Frame 1 (no input): blank canvas, image omitted
Frame 60 (no input): blank canvas, image omitted
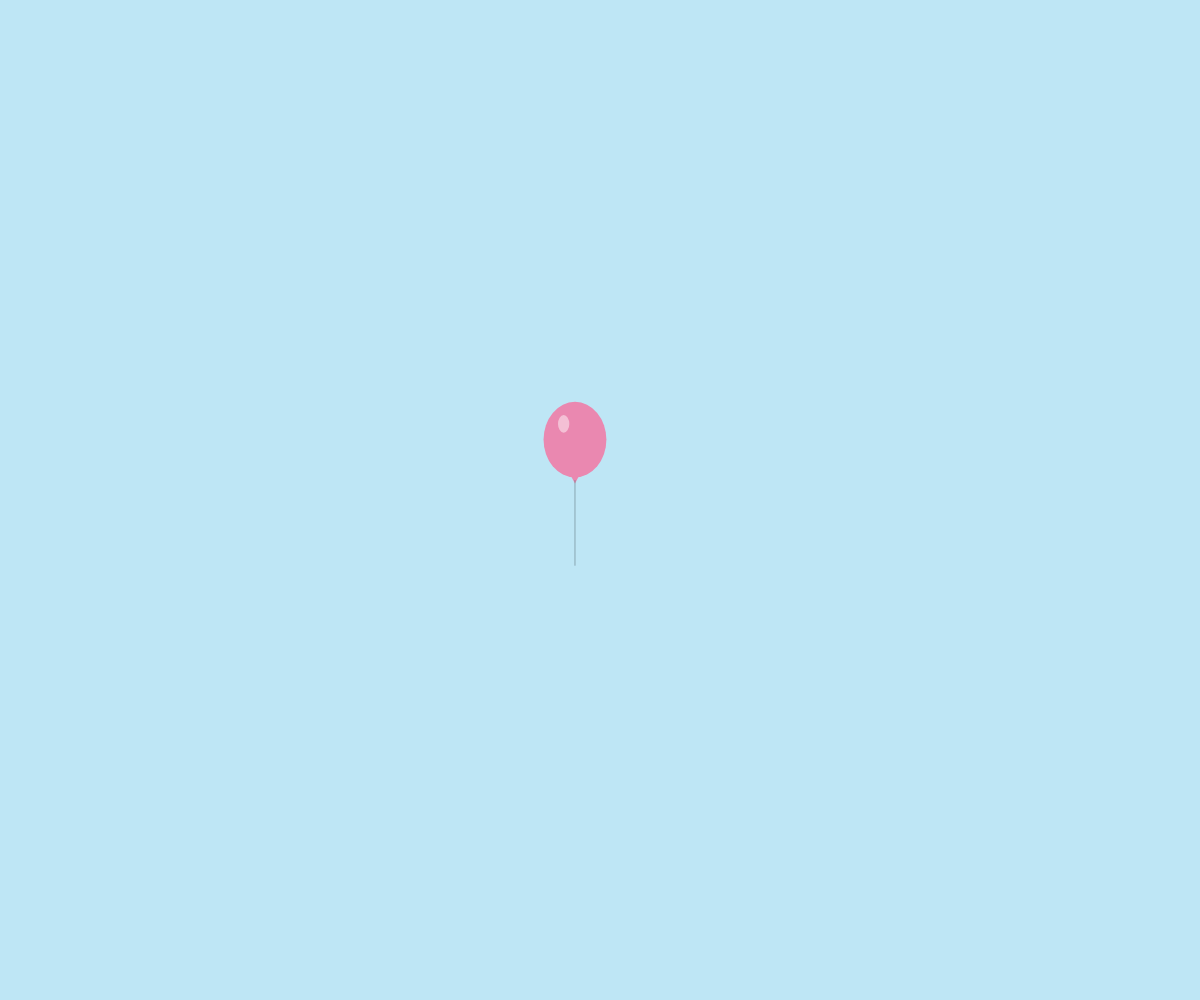
Frame 120 (the mouse pressed at the canvas centre since frame 60)

The p5.js sketch whose frames 1 and 60 were blank and that drew this single picture after the mouse press (run headless with seeded random() and noise() and a simulated clock; from frame 60 on, the mouse is pressed at the canvas centre):

// p5.js sketch
// ── sketch.js
let balloons = [];

function setup() {
  createCanvas(windowWidth, windowHeight);
}

function draw() {
  // 淺藍色背景
  background(190, 230, 245);

  // 更新並顯示所有氣球
  for (let i = balloons.length - 1; i >= 0; i--) {
    balloons[i].update();
    balloons[i].display();

    // 氣球跑到螢幕頂端後移除
    if (balloons[i].y < -100) {
      balloons.splice(i, 1);
    }
  }
}

// 點擊畫面
function mousePressed() {

  // 先檢查有沒有點到氣球
  for (let i = balloons.length - 1; i >= 0; i--) {

    if (balloons[i].isClicked(mouseX, mouseY)) {
      balloons[i].pop();
      balloons.splice(i, 1);
      return;
    }
  }

  // 如果沒有點到氣球，就產生新的氣球
  balloons.push(new Balloon(mouseX, mouseY));
}


// 視窗大小改變時重新調整畫布
function windowResized() {
  resizeCanvas(windowWidth, windowHeight);
}


// ======================
// 氣球類別
// ======================

class Balloon {

  constructor(x, y) {

    this.x = x;
    this.y = y;

    // 氣球大小
    this.size = random(45, 70);

    // 上升速度
    this.speed = random(0.8, 1.8);

    // 左右飄動
    this.angle = random(TWO_PI);
    this.swingSpeed = random(0.01, 0.03);

    // 隨機顏色
    this.color = color(
      random(150, 255),
      random(100, 220),
      random(150, 255)
    );

    // 爆破狀態
    this.isPopped = false;
  }


  // 氣球移動
  update() {

    // 向上
    this.y -= this.speed;

    // 左右輕微飄動
    this.angle += this.swingSpeed;
    this.x += sin(this.angle) * 0.5;
  }


  // 畫出氣球
  display() {

    push();

    // 氣球本體
    noStroke();
    fill(this.color);

    ellipse(
      this.x,
      this.y,
      this.size,
      this.size * 1.2
    );

    // 氣球上的亮光
    fill(255, 255, 255, 120);

    ellipse(
      this.x - this.size * 0.18,
      this.y - this.size * 0.25,
      this.size * 0.18,
      this.size * 0.28
    );

    // 氣球底部的小結
    fill(this.color);

    triangle(
      this.x - 5,
      this.y + this.size * 0.55,
      this.x + 5,
      this.y + this.size * 0.55,
      this.x,
      this.y + this.size * 0.7
    );

    // 氣球線
    stroke(100, 120, 130, 150);
    strokeWeight(1);

    line(
      this.x,
      this.y + this.size * 0.65,
      this.x,
      this.y + this.size * 2
    );

    pop();
  }


  // 判斷有沒有點到氣球
  isClicked(mx, my) {

    let distance = dist(
      mx,
      my,
      this.x,
      this.y
    );

    return distance < this.size * 0.65;
  }


  // 氣球爆掉
  pop() {

    // 這裡目前直接消失
    // 後面可以再加入爆破動畫
    this.isPopped = true;
  }
}
